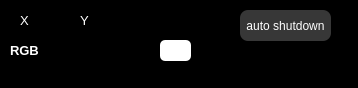
<?xml version="1.0" encoding="UTF-8"?>
<ui version="4.0">
 <class>MainWindow</class>
 <widget class="QMainWindow" name="MainWindow">
  <property name="geometry">
   <rect>
    <x>0</x>
    <y>0</y>
    <width>358</width>
    <height>88</height>
   </rect>
  </property>
  <property name="windowTitle">
   <string notr="true">Pointer</string>
  </property>
  <property name="styleSheet">
   <string notr="true">background-color: qlineargradient(spread:pad, x1:0.505273, y1:0.222, x2:0.511, y2:1, stop:1 rgba(0, 0, 0, 255));</string>
  </property>
  <widget class="QWidget" name="centralwidget">
   <widget class="QFrame" name="frame">
    <property name="geometry">
     <rect>
      <x>20</x>
      <y>0</y>
      <width>161</width>
      <height>31</height>
     </rect>
    </property>
    <property name="styleSheet">
     <string notr="true">background-color: rgba(0,0,0,0)</string>
    </property>
    <property name="frameShape">
     <enum>QFrame::StyledPanel</enum>
    </property>
    <property name="frameShadow">
     <enum>QFrame::Raised</enum>
    </property>
    <widget class="QLabel" name="label_x">
     <property name="geometry">
      <rect>
       <x>0</x>
       <y>10</y>
       <width>20</width>
       <height>21</height>
      </rect>
     </property>
     <property name="font">
      <font>
       <family>Arial</family>
       <pointsize>10</pointsize>
       <weight>50</weight>
       <bold>false</bold>
      </font>
     </property>
     <property name="styleSheet">
      <string notr="true">color: rgb(255, 255, 255);</string>
     </property>
     <property name="text">
      <string>X</string>
     </property>
    </widget>
    <widget class="QLabel" name="x_spot_label">
     <property name="geometry">
      <rect>
       <x>20</x>
       <y>10</y>
       <width>51</width>
       <height>21</height>
      </rect>
     </property>
     <property name="font">
      <font>
       <family>Arial</family>
       <pointsize>11</pointsize>
       <weight>50</weight>
       <bold>false</bold>
      </font>
     </property>
     <property name="styleSheet">
      <string notr="true">color: rgb(255, 255, 255);</string>
     </property>
     <property name="text">
      <string/>
     </property>
    </widget>
    <widget class="QLabel" name="label_y">
     <property name="geometry">
      <rect>
       <x>60</x>
       <y>10</y>
       <width>20</width>
       <height>21</height>
      </rect>
     </property>
     <property name="font">
      <font>
       <family>Arial</family>
       <pointsize>10</pointsize>
       <weight>50</weight>
       <bold>false</bold>
      </font>
     </property>
     <property name="styleSheet">
      <string notr="true">color: rgb(255, 255, 255);</string>
     </property>
     <property name="text">
      <string>Y</string>
     </property>
    </widget>
    <widget class="QLabel" name="y_spot_label">
     <property name="geometry">
      <rect>
       <x>80</x>
       <y>10</y>
       <width>51</width>
       <height>21</height>
      </rect>
     </property>
     <property name="font">
      <font>
       <family>Arial</family>
       <pointsize>11</pointsize>
       <weight>50</weight>
       <bold>false</bold>
      </font>
     </property>
     <property name="styleSheet">
      <string notr="true">color: rgb(255, 255, 255);</string>
     </property>
     <property name="text">
      <string/>
     </property>
    </widget>
   </widget>
   <widget class="QPushButton" name="trigger_shutdown_btn">
    <property name="geometry">
     <rect>
      <x>240</x>
      <y>10</y>
      <width>91</width>
      <height>31</height>
     </rect>
    </property>
    <property name="styleSheet">
     <string notr="true">background-color: rgb(55, 55, 55);
color: white;
border-radius: 8px</string>
    </property>
    <property name="text">
     <string>auto shutdown</string>
    </property>
   </widget>
   <widget class="QLabel" name="infolabel">
    <property name="geometry">
     <rect>
      <x>210</x>
      <y>50</y>
      <width>141</width>
      <height>21</height>
     </rect>
    </property>
    <property name="font">
     <font>
      <pointsize>8</pointsize>
     </font>
    </property>
    <property name="styleSheet">
     <string notr="true">color: rgb(255, 255, 255);</string>
    </property>
    <property name="text">
     <string/>
    </property>
    <property name="alignment">
     <set>Qt::AlignCenter</set>
    </property>
   </widget>
   <widget class="QFrame" name="frame_2">
    <property name="geometry">
     <rect>
      <x>10</x>
      <y>40</y>
      <width>191</width>
      <height>31</height>
     </rect>
    </property>
    <property name="frameShape">
     <enum>QFrame::StyledPanel</enum>
    </property>
    <property name="frameShadow">
     <enum>QFrame::Raised</enum>
    </property>
    <widget class="QLabel" name="rgblabel">
     <property name="geometry">
      <rect>
       <x>0</x>
       <y>0</y>
       <width>31</width>
       <height>21</height>
      </rect>
     </property>
     <property name="font">
      <font>
       <family>Arial</family>
       <pointsize>10</pointsize>
       <weight>75</weight>
       <bold>true</bold>
      </font>
     </property>
     <property name="styleSheet">
      <string notr="true">color: rgb(255, 255, 255);</string>
     </property>
     <property name="text">
      <string>RGB</string>
     </property>
    </widget>
    <widget class="QLabel" name="rgb_value">
     <property name="geometry">
      <rect>
       <x>30</x>
       <y>0</y>
       <width>131</width>
       <height>21</height>
      </rect>
     </property>
     <property name="font">
      <font>
       <family>Arial</family>
       <pointsize>11</pointsize>
       <weight>50</weight>
       <bold>false</bold>
      </font>
     </property>
     <property name="styleSheet">
      <string notr="true">color: rgb(255, 255, 255);</string>
     </property>
     <property name="text">
      <string/>
     </property>
    </widget>
    <widget class="QFrame" name="pallete">
     <property name="geometry">
      <rect>
       <x>150</x>
       <y>0</y>
       <width>31</width>
       <height>21</height>
      </rect>
     </property>
     <property name="styleSheet">
      <string notr="true">background-color: rgb(255, 255, 255);
border-radius: 5px;</string>
     </property>
     <property name="frameShape">
      <enum>QFrame::StyledPanel</enum>
     </property>
     <property name="frameShadow">
      <enum>QFrame::Raised</enum>
     </property>
    </widget>
   </widget>
  </widget>
 </widget>
 <resources/>
 <connections/>
</ui>
